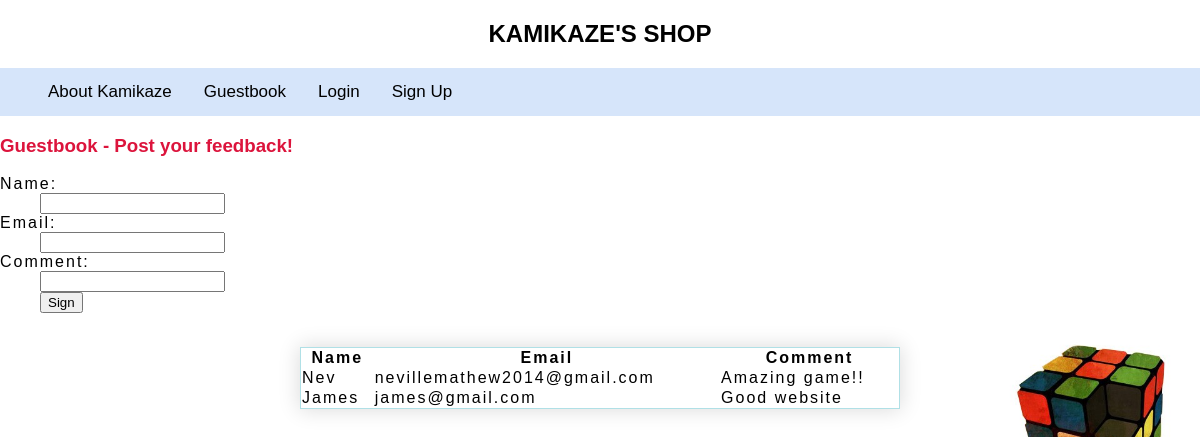
The app's page /guestbook with its own data.
### tables this page shows
CREATE TABLE guestbook(name char(20), email varchar, comment varchar);

### index.py (the view)
@app.route('/guestbook', methods=['POST', 'GET'])
def guestbook():
	connection = sqlite3.connect(DB_FILE)
	cursor = connection.cursor()
	cursor.execute("SELECT * FROM guestbook")
	rv = cursor.fetchall()
	cursor.close()
	return render_template("guestbook.html",entries=rv)

### templates/guestbook.html (shortened to what this page needs)
<!DOCTYPE html>
<html lang="en">
<head>
    <link rel="stylesheet",type = "text/css", href = "static/stylesheets/ITX2000style.css">
</head>
<body background = "../static/rubik.jpg">
        <header>
                <div class ="pageHeading">
                <h2>KAMIKAZE'S SHOP</h2>
            </div>
            <div class="navBar">
                <a class="active">
                        <a href= "/">About Kamikaze</a>
                        <a href="guestbook">Guestbook</a>
                        {%if session['logged in'] == True %}
                        <a href="logout">Logout</a>
                        {%else%}
                        <a href="login">Login</a>
                        <a href="signup"> Sign Up</a>
                        {% endif %}
                    </a>
                  </div>
                        </header>
                <h3 style = "color: crimson"> Guestbook - Post your feedback!</h3>
                {% block content %}
                    <form action="{{ url_for('sign') }}" method=post>
                      <dl>
                        <dt style = "letter-spacing: 2px">Name:
                        <dd><input type=text name=name>
                        <dt style = "letter-spacing: 2px">Email:
                        <dd><input type=text name=email>
                        <dt style = "letter-spacing: 2px">Comment:
                        <dd><input type=text name=comment>
                        <dd><input type=submit value=Sign>
                      </dl>
                    </form>
                <br>
                {% endblock %}
                <table>
                                        <th>Name</th>
                                        <th>Email</th>
                                        <th>Comment</th>
                                {% for entry in entries %}
                                        <tr>
                                                <td> {{ entry[0]}} </td>
                                                <td> {{ entry[1]}} </td>
                                                <td> {{ entry[2]}} </td>
                                        </tr>
                                {% endfor %}
                        </table>
</body>
</html>

### static/stylesheets/ITX2000style.css (style rules this page uses)
body { margin: 0; font-family: Arial, Helvetica, sans-serif; background-position: center; background-repeat: no-repeat; background-size: cover; }
.pageHeading { text-align: center; text-shadow: black; }
.navBar { overflow: hidden; background-color: #d6e5fa; }
.navBar a { float: left; display: block; color: black; text-align: center; padding: 14px 16px; text-decoration: none; font-size: 17px; }
table { margin: 0 auto; margin-bottom: 3%; box-shadow: 0 0 20px 1px rgba(0, 0, 0, 0.14); border: 1px solid powderblue; border-collapse: collapse; width:50%; }
table td { letter-spacing: 2px; }
table th { letter-spacing: 2px; }

### records on screen
guestbook: name "Nev", email "nevillemathew2014@gmail.com", comment "Amazing game!!"
guestbook: name "James", email "james@gmail.com", comment "Good website"
